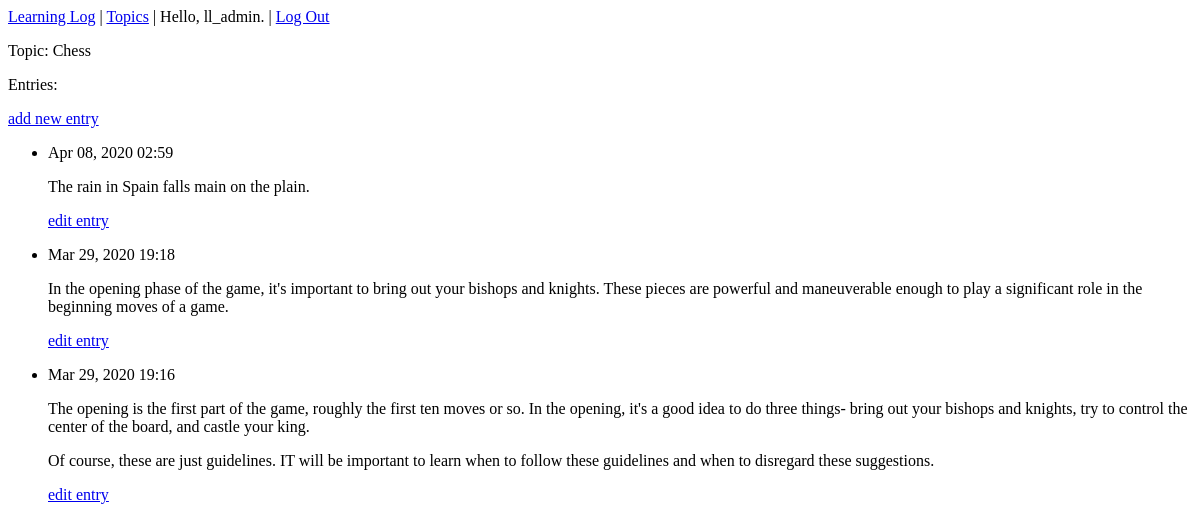
Before: /topics/1/ (signed in) with the older database file.
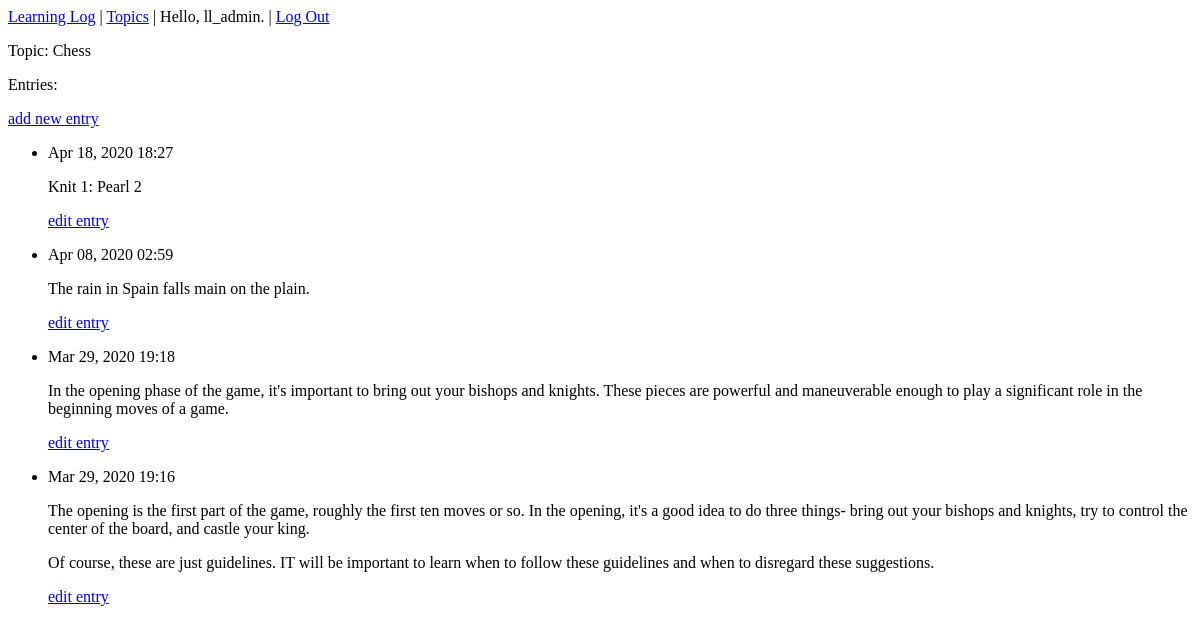
After: the same page with the newer database file.
### learning_logs/models.py (models this page shows, shortened)
class Topic(models.Model):
    text = models.CharField(max_length=200)
    date_added = models.DateTimeField(auto_now_add=True)
    owner = models.ForeignKey(User, on_delete=models.CASCADE)
    def __str__(self):
        return self.text

class Entry(models.Model):
    topic = models.ForeignKey(Topic, on_delete=models.CASCADE)
    text = models.TextField()
    date_added = models.DateTimeField(auto_now_add=True)
    class Meta:
        verbose_name_plural = 'entries'

### learning_logs/views.py (the view)
# urls.py: path('topics/<int:topic_id>/', views.topic, name='topic'),
@login_required
def topic(request,topic_id):
    topic = Topic.objects.get(id=topic_id)
    check_topic_owner(topic.owner,request.user)
    entries = topic.entry_set.order_by('-date_added')
    context = {'topic':topic,'entries':entries}
    return render(request, 'learning_logs/topic.html',context)

### users/check_topic_owner.py (called while the page is built)
def check_topic_owner(owner, user):
    if owner != user:
        return Http404
    else:
        pass

### learning_logs/templates/learning_logs/topic.html
{% extends 'learning_logs/base.html' %}
{% block content %}
    <p>Topic: {{ topic }}</p>
    <p>Entries:</p>
    <p>
        <a href="{% url 'learning_logs:new_entry' topic.id %}">add new
        entry</a>
    </p>
    <ul>
    {% for entry in entries %}
        <li>
            <p>{{ entry.date_added|date:'M d, Y H:i'  }}</p>
            <p>{{ entry.text | linebreaks }}</p>
            <p>
                <a href="{% url 'learning_logs:edit_entry' entry.id %}">
                edit entry</a>
            </p>
        </li>
    {% empty %}
        <li>
            There are no entries for this topic yet.
        </li>
    {% endfor %}
    </ul>
{% endblock content %}

### learning_logs/templates/learning_logs/base.html
<p>
    <a href="{% url 'learning_logs:index' %}">Learning Log</a> |
    <a href="{% url 'learning_logs:topics' %}">Topics</a> |
    {% if user.is_authenticated %}
        Hello, {{ user.username }}. |
        <a href="{% url 'users:logout'  %}">Log Out</a>
    {% else %}
        <a href="{% url 'users:register' %}">Register</a> |
        <a href="{% url 'users:login' %}">Log In</a>
    {% endif %}
</p>
{% block content %}
{%endblock content %}

Changed rows visible on the page:
added Entry: date_added "Apr 18, 2020 18:27", text "Knit 1: Pearl 2"
